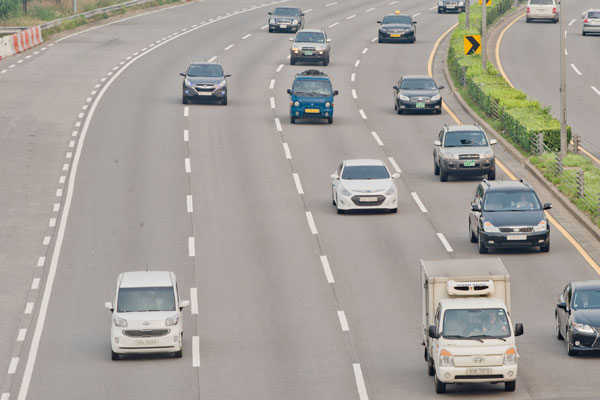
#> input picture OpenCV/text_book/opencv_practice_answer/images/car.jpg, 600 x 400 px
$ python '05-cv-05-02-cannyEdgeDetection-1-이미지.py'
#> lines starting #> are read from the running program, lines starting #| are printed output that depends on the picture
# 엣지 검출
import cv2
import numpy as np
import matplotlib.pyplot as plt

img = cv2.imread('images/car.jpg', cv2.IMREAD_GRAYSCALE)
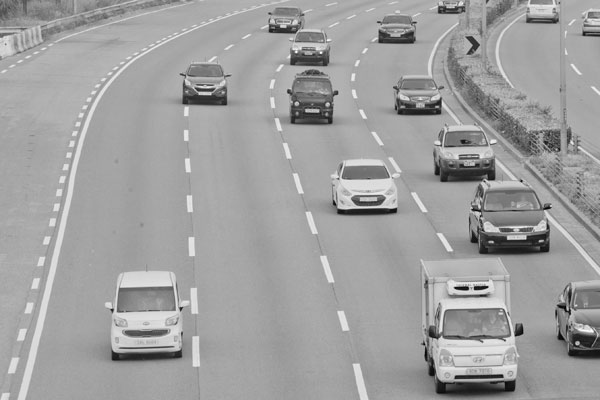
#> img: shape (400, 600); min 2, max 255, mean 159.6

canny1 = cv2.Canny(img, 50, 200)
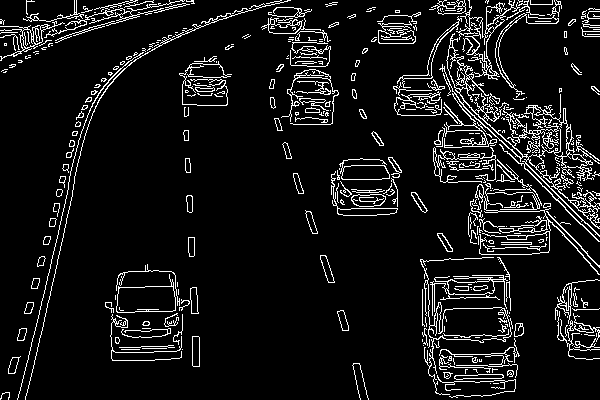
#> canny1: shape (400, 600); 8.5% white in thin lines or dots
canny2 = cv2.Canny(img, 100, 200)
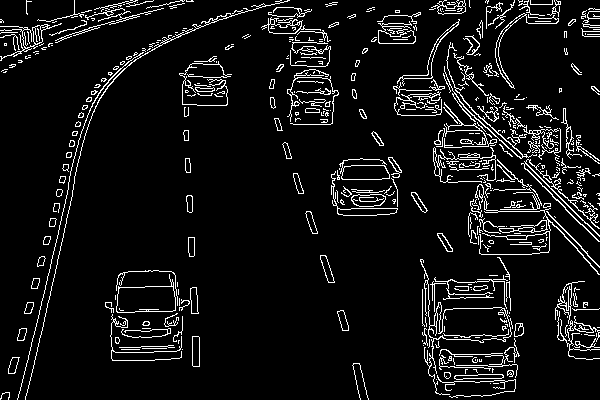
#> canny2: shape (400, 600); 7.5% white in thin lines or dots
canny3 = cv2.Canny(img, 170, 200)
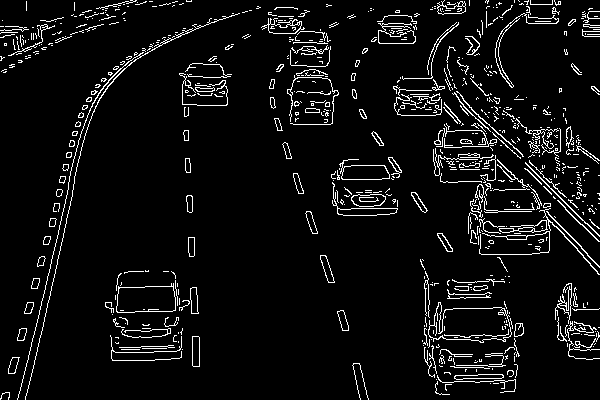
#> canny3: shape (400, 600); 6.1% white in thin lines or dots

titles = ['original','canny1','canny2','canny3' ]
images = [img, canny1, canny2, canny3]

cv2.imshow(titles[0], img)
cv2.imshow(titles[1], canny1)
cv2.imshow(titles[2], canny2)
cv2.imshow(titles[3], canny3)
cv2.waitKey()
cv2.destroyAllWindows()

plt.figure(figsize=(10,10))
for i in range(len(titles)):
    plt.subplot(2,2,i+1)
    plt.title(titles[i])
    plt.show(images[i], cmap='gray')
    plt.axis('off')

plt.tight_layout()
plt.show()
